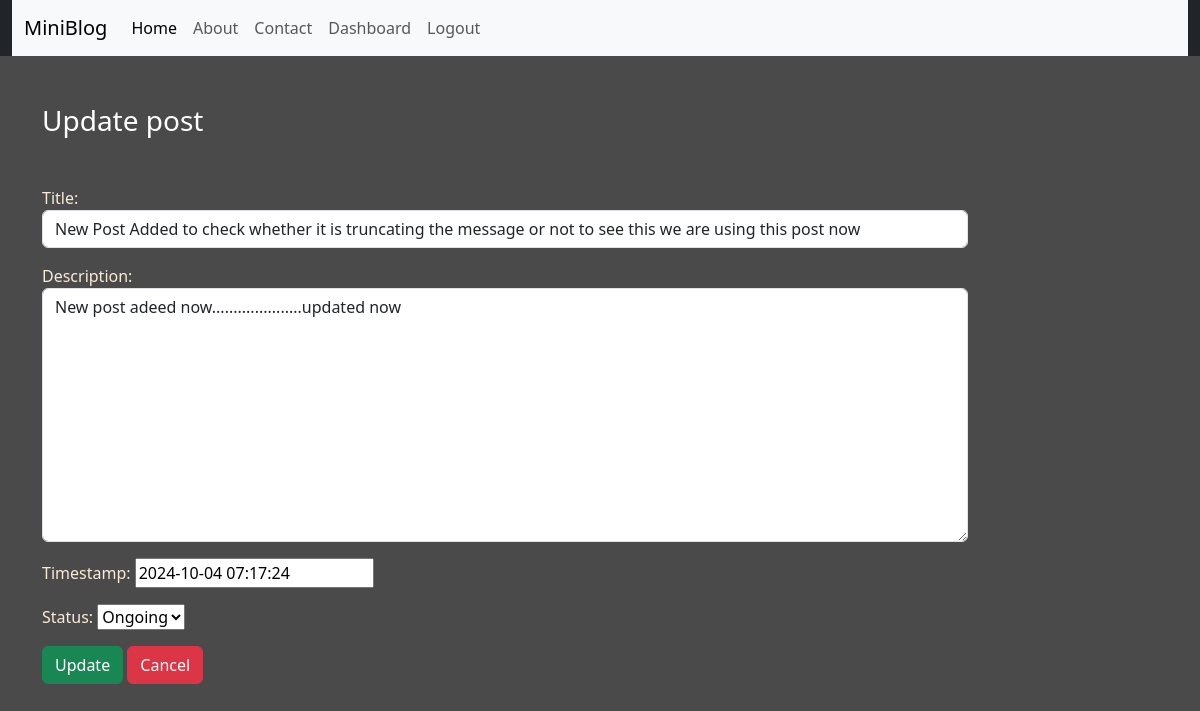
Page /updatepost/81 (signed in) on the committed database.
### blog/models.py (models this page shows)
class Post(models.Model):
    STATUS_CHOICES = (
        ("ongoing", "Ongoing"),
        ("ended", "Ended"),
    )
    title = models.CharField(max_length=200)
    description = models.TextField()
    timestamp = models.DateTimeField(default=timezone.now)
    status = models.CharField(max_length=10, choices=STATUS_CHOICES, default="ongoing")

### blog/views.py (the view)
# urls.py: path("updatepost/<int:id>", views.update_post, name="updatepost"),
def update_post(request, id):
    if request.user.is_authenticated:
        logger.info(
            f"User {request.user.username} is attempting to update post with ID {id}."
        )
        if request.method == "POST":
            try:
                post = Post.objects.get(pk=id)
            except Post.DoesNotExist:
                logger.error(f"Post with ID {id} does not exist.")
                return HttpResponseRedirect("/dashboard/")
            logger.info(f"Handling POST request to update post with ID {id}.")
            form = PostForm(request.POST, instance=post)
            if form.is_valid():
                logger.debug("Update form is valid. Saving post.")
                form.save()
                logger.debug(
                    f"Broadcasting updated post with ID {post.id} to the WebSocket group."
                )
                channel_layer = get_channel_layer()
                try:
                    async_to_sync(channel_layer.group_send)(
                        "blog_updates",
                        {
                            "type": "blog_post_edit",  # Ensure this matches the consumer's method name
                            "data": {
                                "id": post.id,
                                "title": post.title,
                                "description": post.description,
                                "timestamp": post.timestamp.strftime(
                                    "%Y-%m-%d %H:%M:%S"
                                ),
                                "status": post.status,
                            },
                        },
                    )
                    logger.info(
                        f"Successfully broadcasted updated post with ID {post.id} to WebSocket group."
                    )
                except Exception as e:
                    logger.error(
                        f"Error occurred while broadcasting updated post: {str(e)}"
                    )
                return HttpResponseRedirect("/dashboard/")
        else:
            logger.info(
                f"Handling GET request to display the update form for post with ID {id}."
            )
            post = Post.objects.get(pk=id)
            form = PostForm(instance=post)
        return render(request, "blog/updatepost.html", {"form": form})
    else:
        logger.warning("Unauthenticated user tried to access the update post view.")
        return HttpResponseRedirect("/login/")

### blog/forms.py
class PostForm(forms.ModelForm):
    class Meta:
        model = Post
        fields = ["title", "description", "timestamp", "status"]
        label = {
            "title": "Title",
            "description": "Description",
            "timestamp": "Timestamp",
            "status": "Status",
        }
        widgets = {
            "title": forms.TextInput(attrs={"class": "form-control"}),
            "description": forms.Textarea(attrs={"class": "form-control"}),
        }

### blog/templates/blog/updatepost.html (shortened to what this page needs)
{% extends 'blog/base.html' %}
{% load static %}
{% block content %}
    <div class="col-sm-10">
        <h3 class="text-white my-5">Update post</h3>
        <form action="" method="POST" novalidate>
            {{form.as_p}}
            <input type="submit" value="Update" class="btn btn-success">
            <a href="{% url 'dashboard' %}" class="btn btn-danger">Cancel</a>
        </form>
    </div>
{% endblock content %}

### blog/static/blog/css/style.css (style rules this page uses)
body { background-color: rgb(75, 74, 74); color:antiquewhite; }

### rows in the picture
Post: title "New Post Added to check whether it is truncating the message or not to see this we are using this post now", description "New post adeed now.....................updated now", timestamp "2024-10-04 07:17:24", status "Ongoing"
